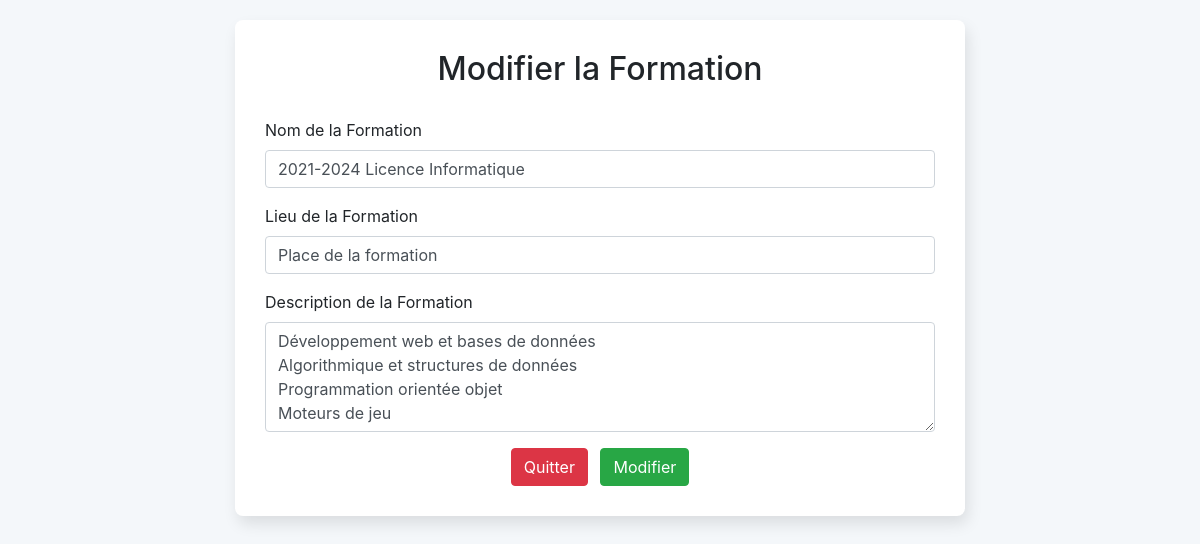
Screenshot of /admin/admin_formation/maj_formation.php?maj_id_formation=1 with the database file from the repository.
### tables this page shows
CREATE TABLE `formation_info` (
  `id_formation` int(11) NOT NULL,
  `nom_formation` varchar(256) NOT NULL,
  `lieu_formation` varchar(260) NOT NULL,
  `description_formation` text NOT NULL
);

### admin/admin_formation/maj_formation.php (the view, shortened to what this page needs)
<?php
$nom_serv = "localhost";
$username = "root";
$mdp = "";
$nom_bdd = "site_cv";
$conn = new mysqli($nom_serv, $username, $mdp, $nom_bdd);
$id_formation = $_GET['maj_id_formation'];
if ($id_formation > 0) {
    $sql = "SELECT * FROM formation_info WHERE id_formation = $id_formation";
    $result = $conn->query($sql);
    $row = $result->fetch_assoc();
    $nom_formation = $row['nom_formation'];
    $lieu_formation = $row['lieu_formation'];
    $description_formation = $row['description_formation'];
} else {
    die("ID de formation incorerect");
}
?>
<!DOCTYPE html>
<html lang="fr">
<head>
    <link rel="stylesheet" href="https://maxcdn.bootstrapcdn.com/bootstrap/4.5.2/css/bootstrap.min.css">
</head>
<body>
<div class="container">
    <div class="row justify-content-center">
        <div class="col-md-8">
            <div class="zone_contenu">
                <h2 class="text-center titre_page">Modifier la Formation</h2>
                <form action="" method="POST">
                    <div class="form-group">
                        <label>Nom de la Formation</label>
                        <input type="text" class="form-control" name="nom_formation" value="<?php echo htmlspecialchars($nom_formation); ?>">
                    </div>
                    <div class="form-group">
                        <label>Lieu de la Formation</label>
                        <input type="text" class="form-control" name="lieu_formation" value="<?php echo htmlspecialchars($lieu_formation); ?>">
                    </div>
                    <div class="form-group">
                        <label>Description de la Formation</label>
                        <textarea class="form-control" name="description_formation" rows="4" ><?php echo htmlspecialchars($description_formation); ?></textarea>
                    </div>
                    <div class="text-center">
                        <button type="submit" class="btn btn-danger mr-2" name="quitter">Quitter</button>
                        <button type="submit" class="btn btn-success" name="modifier">Modifier</button>
                    </div>
                </form>
            </div>
        </div>
    </div>
</div>
</body>
</html>

### admin/admin_formation/maj_formation.php (style rules this page uses)
body { background-color: #f4f7fa; }
.zone_contenu { padding: 30px; margin-top: 50px; overflow: auto; box-sizing: border-box; margin: 20px auto; background-color: white; border-radius: 8px; box-shadow: 3px 8px 15px rgba(0, 0, 0, 0.1); }
.titre_page { margin-bottom: 30px; }

### rows the page displays
formation_info: nom_formation "2021-2024 Licence Informatique", lieu_formation "Place de la formation", description_formation "Développement web et bases de données Algorithmique et structures de données Programmation orientée objet Moteurs de jeu"
